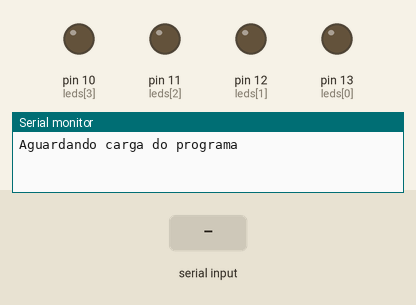
Recording of a sketch running on a simulated Arduino Uno, built with avr-gcc and run on an emulated ATmega328P. Parts: output pins drawn as LEDs (lit = HIGH), the last lines printed to the serial monitor. Inputs (shaded band) come from the test bench.

Above: at 1.2 s.
1.3 s: "S 1\n" received over Serial
3.8 s: "S 150\n" received over Serial
6.3 s: "S\n" received over Serial
At 8.9 s:
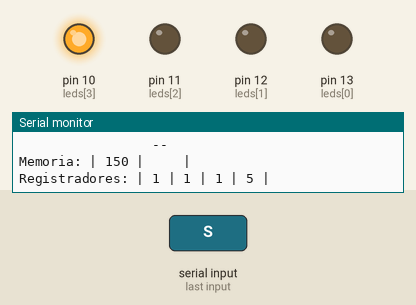
Timing chart, 0 to 10.4 s (numbered marks = the images above; inputs shaded):
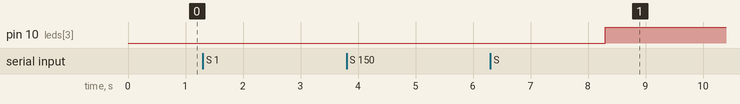

The sketch:

EP04_2026_1.ino
```cpp
/*
 * Projeto: ULA 4 Bits com Indicador de Próxima Instrução (--)
 * O símbolo -- aparece acima da instrucao apontada pelo PC.
 *
 * Banco de Registradores - vetor com 4 posições:
 *
 * PC (Program Counter/Banco de Registradores): Índice da próxima instrução a ser executada no vetor memória.
 * Comeca em 0 e e incrementado a cada instrucao executada.
 *
 * W :Resultado da ultima operacao executada pela ULA.
 *
 * X :Operando A (primeiro argumento) da última instrução executada.
 *
 * Y :Operando B (segundo argumento) da última instrução executada.
 */


const int leds[] = {13, 12, 11, 10};
String memoria[100];
int registradores[4];          // [0]=PC, [1]=W, [2]=X, [3]=Y
int totalInstrucoes = 0;
bool modoExecucao = false;

void setup() {
  Serial.begin(9600);
  // Configura os 4 pinos dos LEDs como saida (pinos 13, 12, 11, 10)
  for (int i = 0; i < 4; i++) pinMode(leds[i], OUTPUT);
  Serial.println("Aguardando carga do programa");
}

// Converte um caractere hex ('0'-'F') para seu valor inteiro (0-15)
int hexToVal(char c) {
  if (c >= '0' && c <= '9') return c - '0';
  if (c >= 'A' && c <= 'F') return c - 'A' + 10;
  if (c >= 'a' && c <= 'f') return c - 'a' + 10;
  return 0; // caractere invalido retorna 0
}

// Converte um valor inteiro (0-15) para seu caractere hex ('0'-'F')
char valToHex(int v) {
  v &= 0xF; // garante que o valor esta entre 0 e 15
  if (v < 10) return v + '0';
  return (v - 10) + 'A';
}

void mostrarNosLeds(int valor) {
  for (int i = 0; i < 4; i++) {
    digitalWrite(leds[i], (valor >> (3 - i)) & 0x01);
  }
}

/**
 * Executa a operação logica da ULA de 4 bits.
 * @param x Operando A (4 bits)
 * @param y Operando B (4 bits)
 * @param s Seletor da operação (0-F)
 * @return Resultado da operacao (mascarado para 4 bits)
 */

int calcularULA(int x, int y, int s) {
  // nx e ny representam NOT A e NOT B
  // O bitwise NOT (~) inverte todos os bits (incluindo o sinal),
  // por isso o & 0xF e usado para manter apenas os 4 bits inferiores.
  int nx = (~x) & 0xF;
  int ny = (~y) & 0xF;
  switch (s) {
    case 0x0: return x;
    case 0x1: return y;
    case 0x2: return (x ^ y) & 0xF;
    case 0x3: return (nx ^ ny) & 0xF;
    case 0x4: return (~(x & y)) & 0xF;
    case 0x5: return ny;
    case 0x6: return (nx | ny) & 0xF;
    case 0x7: return nx;
    case 0x8: return (x | ny) & 0xF;
    case 0x9: return 0xF;
    case 0xA: return 0x0;
    case 0xB: return (x & y) & 0xF;
    case 0xC: return (nx & y) & 0xF;
    case 0xD: return (x & ny) & 0xF;
    case 0xE: return (x | y) & 0xF;
    case 0xF: return (nx & ny) & 0xF;
    default: return 0;
  }
}

// FUNCAO DE DUMP COM O INDICADOR
// para exibir o estado da maquina atual no formato abaixo
//            --
// Memoria: | C6B | A3E |     |
// Registradores: | 1 | 4 | C | 6 |

void realizarDump() {
  int pc = registradores[0];

  // Imprime a linha do indicador (--)
  // "Memoria: |" tem 11 caracteres. O primeiro '--' deve alinhar com a instrução 0.
  Serial.print("           "); //  espaços para alinhar com o inicio do conteudo da barra
  for (int i = 0; i < pc; i++) {
    Serial.print("      "); // espacos para cada instrucao ja passada
  }
  Serial.println("--");

  // Imprime a linha da memoria : exibe apenas as posicoes carregadas
  Serial.print("Memoria: | ");
  for (int i = 0; i < totalInstrucoes; i++) {
    Serial.print(memoria[i]);
    Serial.print(" | ");
  }
  Serial.println("    |"); // Espaco vazio no final

  // Imprime a linha dos registradores : PC, W, X e Y convertidos para hex
  Serial.print("Registradores: | ");
  for (int i = 0; i < 4; i++) {
    Serial.print(valToHex(registradores[i]));
    Serial.print(" | ");
  }
  Serial.println("\n");
}

void loop() {
  // Verifica se tem dados na serial E se ainda nao estamos em modo de execucao
  // (durante a execucao e ignorado entradas seriais)
  if (Serial.available() > 0 && !modoExecucao) {

    // Le toda a string recebida de uma vez e remove espacos/quebras de linha nas bordas
    String input = Serial.readString();
    input.trim();

    // Usuario respondeu "S" para iniciar a execução
    if (input.equalsIgnoreCase("S")) {
      if (totalInstrucoes > 0) {
        modoExecucao = true;   // ativa o modo de execucao no proximo ciclo do loop
        registradores[0] = 0; // garante que o PC comeca do inicio da memoria
      }
    }

    // Usuario enviou instrucoes para carregar na memoria
    else {
      int len = input.length();

      // Percorre a string recebida de 3 em 3 caracteres procurando instrucoes validas
      for (int i = 0; i <= len - 3; i++) {
        String code = input.substring(i, i + 3); // extrai a instrucao

        // So armazena se nao houver espaco dentro dos 3 caracteres
        // (espaco indicaria que pegamos partes de duas instrucoes separadas)
        if (code.indexOf(' ') == -1) {
          memoria[totalInstrucoes++] = code; // salva instrucao na proxima posicao livre
          i += 2; // avanca mais 2 (o for ja avança 1), pulando os outros chars dessa instrucao
        }
      }

      // Exibe o estado da memoria logo apos a carga para o usuario confirmar
      Serial.println("Carga do vetor:");
      realizarDump();

      // Aguarda confirmacao do usuario
      Serial.println("Deseja executar o programa (S/N)?");
    }
  }

  // Modo de execucao ativo: processa uma instrucao por ciclo do loop
  if (modoExecucao) {

    // Ainda existem instrucoes a executar (PC nao ultrapassou o total carregado)
    if (registradores[0] < totalInstrucoes) {

      // Delay para o usuario ler a mensagem ,antes de começar o dump
      if (registradores[0] == 0) delay(1000);

      // Busca na memoria a instrucao apontada pelo PC
      String instrucao = memoria[registradores[0]];

      // Decodifica os tres algarismos da instrucao: X (operando A), Y (operando B), S (operacao)
      int x = hexToVal(instrucao.charAt(0));
      int y = hexToVal(instrucao.charAt(1));
      int s = hexToVal(instrucao.charAt(2));

      // Executa a operacao na ULA e obtem o resultado W
      int w = calcularULA(x, y, s);

      // Atualiza o banco de registradores com os valores da instrucao
      registradores[2] = x;    // X: operando A usado
      registradores[3] = y;    // Y: operando B usado
      registradores[1] = w;    // W: resultado da ULA
      registradores[0]++;      // PC: aponta para a proxima instrucao

      // Resultado nos leds
      mostrarNosLeds(w);

      // Mensagem indicando qual instrucao acabou de ser executada
      if (registradores[0] == 1)
        Serial.println("Apos a execucao da primeira instrucao:");
      else if (registradores[0] == 2)
        Serial.println("Apos a execucao da segunda instrucao:");
      else {
        Serial.print("Apos a execucao da instrucao ");
        Serial.print(registradores[0]);
        Serial.println(":");
      }

      // Exibe a memoria e os registradores apos a execucao da instrucao
      realizarDump();

      // Pausa de 4 segundos para acompanhar o estado dos LEDs e do dump
      delay(4000);
    }

    // PC chegou ao fim: todas as instrucoes foram executadas
    else {
      Serial.println("Programa concluido!");
      modoExecucao = false; // volta ao modo de carga para um provavel novo programa
    }
  }
}
```

Measured:
- after the input at 6.3 s, pin 10 (leds[3]): LOW → HIGH after 2.0 s
